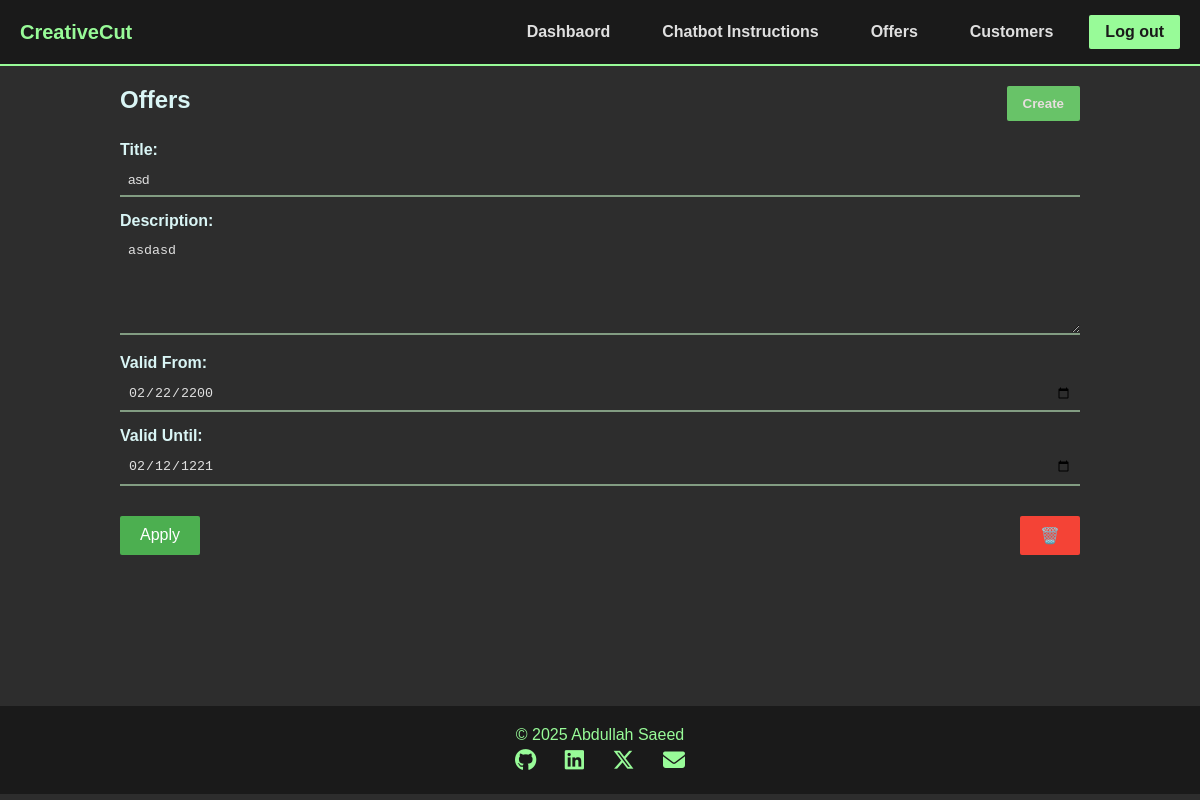
The page /api/offers/ (signed in) on the database its author committed.
### tables this page shows
CREATE TABLE offers (
    id INTEGER PRIMARY KEY AUTOINCREMENT,
    created_at DATETIME DEFAULT CURRENT_TIMESTAMP,
    title TEXT NOT NULL,
    description TEXT,
    valid_from DATE NOT NULL,
    valid_until DATE NOT NULL
);

### routes/offers.py (the view, shortened to what this page needs)
@offers_bp.route("/", methods=["GET", "POST"])
@login_required
def offers():
    db = current_app.get_db()
    try:
        if request.method == "GET":
            cur = db.execute("SELECT * FROM offers ORDER BY created_at DESC")
            rows = [dict(row) for row in cur.fetchall()]
            return render_template("offers.html", offers=rows)
    except Exception as e:
        return Response(json.dumps({"error": str(e)}), mimetype="application/json", status=500)

### main.py (called while the page is built)
def get_db():
    if "db" not in g:
        g.db = sqlite3.connect(DATABASE)
        g.db.row_factory = sqlite3.Row
    return g.db

### routes/auth.py (called while the page is built)
def login_required(f):
    @wraps(f)
    def decorated_function(*args, **kwargs):
        if "username" not in session:
            return redirect(url_for("auth.login"))
        return f(*args, **kwargs)
    return decorated_function

### templates/offers.html (shortened to what this page needs)
{% extends "base.html" %} {% block title %}Offers{% endblock%} {% block style %}
<link
  rel="stylesheet"
  href="{{ url_for('static', filename='css/offers.css') }}"
/>
{% endblock %} {% block content %}
<div>
  <div>
    <div class="title">
      <h2>Offers</h2>
      <button
        class="create"
        onclick="document.getElementById('createModal').style.display = 'block'"
      >
        Create
      </button>
    </div>
    <div>
      {% for offer in offers %}
      <div id="offer_{{ offer.id }}" class="element">
        <label for="title">Title:</label>
        <input
          type="text"
          id="title"
          name="title"
          value="{{ offer.title }}"
          required
        />
        <label for="description">Description:</label>
        <textarea id="description" name="description" required>
{{ offer.description }}</textarea
        >
        <label for="valid_from">Valid From:</label>
        <input
          type="date"
          id="valid_from"
          name="valid_from"
          value="{{ offer.valid_from }}"
          required
        />
        <label for="valid_until">Valid Until:</label>
        <input
          type="date"
          id="valid_until"
          name="valid_until"
          value="{{ offer.valid_until }}"
          required
        />
        <div class="action-buttons">
          <button
            class="update-btn"
            data-offer-id="{{ offer.id }}"
            onclick="updateOffer(this)"
          >
            Apply
          </button>
          <button
            class="delete-btn"
            data-offer-id="{{ offer.id }}"
            data-offer-title="{{ offer.title }}"
            onclick="deleteOffer(this)"
          >
            🗑️
          </button>
        </div>
      </div>
      {% endfor %}
    </div>
  </div>
</div>
{%endblock %}

### static/css/base.css (style rules this page uses)
* { margin: 0; padding: 0; box-sizing: border-box; }
body { font-family: Arial, sans-serif; background-color: #2d2d2d; height: 100vh; justify-content: center; align-items: center; color: #d9f5f5; }

### static/css/offers.css (style rules this page uses)
.title { margin-bottom: 20px; display: flex; justify-content: space-between; }
.create { color: rgb(231, 222, 222); padding: 10px 16px; background-color: #68c368; border: none; border-radius: 2px; font-weight: bold; transition: 0.3s ease; }
.element { margin-bottom: 50px; }
label { display: block; margin-top: 15px; font-weight: bold; }
input[type="text"], textarea, input[type="date"] { background-color: #2d2d2d; color: #e0e0e0; border: none; border-bottom: 2px solid #829c82; width: 100%; padding: 8px; margin-top: 5px; box-sizing: border-box; transition: 0.3s ease; }
textarea { resize: vertical; height: 100px; }
.action-buttons { display: flex; justify-content: space-between; margin-top: 30px; }
.action-buttons button { padding: 10px 20px; cursor: pointer; border: none; border-radius: 2px; font-size: 1em; }
.update-btn, .create-btn { background-color: #4caf50; color: white; }
.delete-btn { background-color: #f44336; color: white; }

### rows shown on the page
offers: title "asd", description "asdasd", valid_from "02/22/2200", valid_until "02/12/1221"
